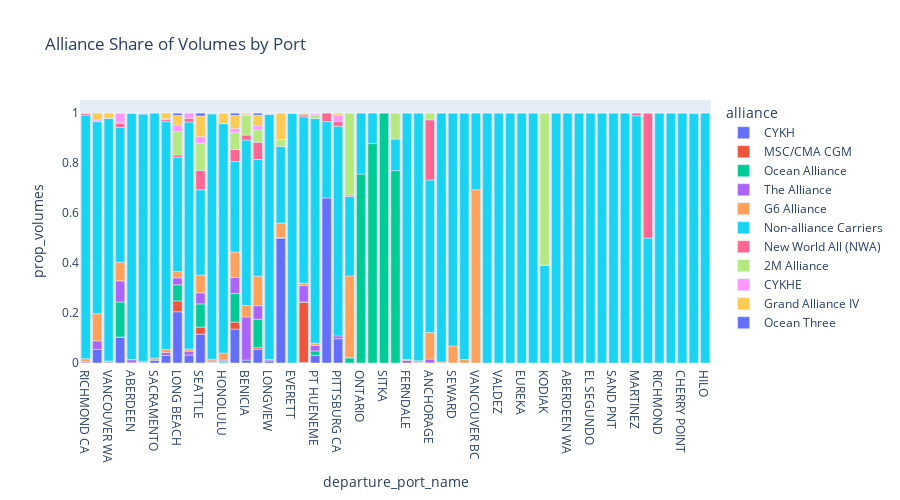

Here is the notebook cell this chart was saved with:
### Code cell
df = (
    exports_lf
    #group by alliance and port
    .group_by('alliance', 'departure_port_name')
    .agg(pl.col('teus').sum())
    .with_columns((pl.col('teus')/pl.col('teus').sum().over('departure_port_name')).alias('prop_volumes'))
    .collect()
)

px.bar(
    df, x='departure_port_name', y='prop_volumes',
    color='alliance',
    title='Alliance Share of Volumes by Port',
    width=900,
    height=500)

### Figure 1 — Plotly figure (JSON) as saved in the notebook; plotly's stock layout.template omitted (floating-point values rounded to 4 significant figures)
{"data": [{"alignmentgroup": "True", "hovertemplate": "alliance=CYKH<br>departure_port_name=%{x}<br>prop_volumes=%{y}<extra></extra>", "legendgroup": "CYKH", "marker": {"color": "#636efa", "pattern": {"shape": ""}}, "name": "CYKH", "offsetgroup": "CYKH", "orientation": "v", "showlegend": true, "textposition": "auto", "type": "bar", "x": ["RICHMOND CA", "COOS BAY", "VANCOUVER WA", "TACOMA", "ABERDEEN", "SAN DIEGO", "SACRAMENTO", "STOCKTON", "LONG BEACH", "OLYMPIA", "SEATTLE", "KALAMA", "HONOLULU", "OAKLAND", "BENICIA", "LOS ANGELES", "LONGVIEW", "PORTLAND OR", "EVERETT", "SAN FRANCISCO", "PT HUENEME", "REDWOOD CY", "PITTSBURG CA"], "xaxis": "x", "y": [0.0006353, 0.05442, 0.003678, 0.1041, 0.0009478, 0.0001682, 0.01108, 0.03024, 0.2051, 0.03193, 0.1154, 0.002873, 0.0005878, 0.1358, 0.01151, 0.05515, 0.007986, 0.5002, 0.0002758, 0.001962, 0.03082, 0.6604, 0.09726], "yaxis": "y"}, {"alignmentgroup": "True", "hovertemplate": "alliance=MSC/CMA CGM<br>departure_port_name=%{x}<br>prop_volumes=%{y}<extra></extra>", "legendgroup": "MSC/CMA CGM", "marker": {"color": "#EF553B", "pattern": {"shape": ""}}, "name": "MSC/CMA CGM", "offsetgroup": "MSC/CMA CGM", "orientation": "v", "showlegend": true, "textposition": "auto", "type": "bar", "x": ["SAN FRANCISCO", "HONOLULU", "LOS ANGELES", "KALAMA", "LONG BEACH", "OAKLAND", "SEATTLE", "TACOMA", "SAN DIEGO"], "xaxis": "x", "y": [0.2418, 0.000396, 0.006471, 0.0001326, 0.04354, 0.02795, 0.02822, 3.092e-05, 0.001146], "yaxis": "y"}, {"alignmentgroup": "True", "hovertemplate": "alliance=Ocean Alliance<br>departure_port_name=%{x}<br>prop_volumes=%{y}<extra></extra>", "legendgroup": "Ocean Alliance", "marker": {"color": "#00cc96", "pattern": {"shape": ""}}, "name": "Ocean Alliance", "offsetgroup": "Ocean Alliance", "orientation": "v", "showlegend": true, "textposition": "auto", "type": "bar", "x": ["DUTCH HARBOR", "ONTARIO", "SAN FRANCISCO", "PORT TOWNSEND", "LOS ANGELES", "SEATTLE", "OAKLAND", "SITKA", "TACOMA", "DUTCH HBR", "LONG BEACH", "KALAMA", "PT HUENEME", "HONOLULU", "PORTLAND OR", "SAN DIEGO"], "xaxis": "x", "y": [0.02015, 0.7562, 0.0004346, 0.8783, 0.1136, 0.09303, 0.1147, 1, 0.1399, 0.7701, 0.06441, 7.955e-05, 0.01741, 0.005671, 0.001224, 7.453e-05], "yaxis": "y"}, {"alignmentgroup": "True", "hovertemplate": "alliance=The Alliance<br>departure_port_name=%{x}<br>prop_volumes=%{y}<extra></extra>", "legendgroup": "The Alliance", "marker": {"color": "#ab63fa", "pattern": {"shape": ""}}, "name": "The Alliance", "offsetgroup": "The Alliance", "orientation": "v", "showlegend": true, "textposition": "auto", "type": "bar", "x": ["KALAMA", "OAKLAND", "VANCOUVER WA", "DUTCH HARBOR", "COOS BAY", "FERNDALE", "PORTLAND OR", "SAN DIEGO", "PITTSBURG CA", "SAN FRANCISCO", "ABERDEEN", "BENICIA", "OLYMPIA", "LOS ANGELES", "SEATTLE", "LONG BEACH", "HONOLULU", "LONGVIEW", "PT HUENEME", "STOCKTON", "TACOMA", "BELLINGHAM", "ANCHORAGE", "RICHMOND CA"], "xaxis": "x", "y": [0.004907, 0.06409, 0.004087, 0.003202, 0.03401, 0.01059, 0.0003163, 0.002597, 0.01122, 0.06539, 0.01198, 0.1727, 0.01533, 0.05419, 0.04404, 0.02766, 0.004963, 0.004634, 0.022, 0.0121, 0.08479, 0.002298, 0.01578, 0.004447], "yaxis": "y"}, {"alignmentgroup": "True", "hovertemplate": "alliance=G6 Alliance<br>departure_port_name=%{x}<br>prop_volumes=%{y}<extra></extra>", "legendgroup": "G6 Alliance", "marker": {"color": "#FFA15A", "pattern": {"shape": ""}}, "name": "G6 Alliance", "offsetgroup": "G6 Alliance", "orientation": "v", "showlegend": true, "textposition": "auto", "type": "bar", "x": ["KALAMA", "PORT ANGELES", "DUTCH HARBOR", "STOCKTON", "ABERDEEN", "BELLINGHAM", "FERNDALE", "SAN DIEGO", "LONG BEACH", "SAN FRANCISCO", "SEATTLE", "SEWARD", "COOS BAY", "LOS ANGELES", "OAKLAND", "TACOMA", "VANCOUVER WA", "HONOLULU", "ANCHORAGE", "PT HUENEME", "LONGVIEW", "RICHMOND CA", "EVERETT", "ASTORIA", "OLYMPIA", "SACRAMENTO", "BENICIA", "VANCOUVER BC", "PORTLAND OR"], "xaxis": "x", "y": [0.006942, 0.004082, 0.325, 0.0121, 0.001053, 0.006895, 0.003529, 0.002473, 0.02522, 0.01046, 0.07154, 0.06818, 0.1088, 0.1179, 0.1015, 0.07461, 0.0005449, 0.02827, 0.1065, 0.009508, 0.00138, 0.01207, 0.0001379, 0.01389, 0.00894, 0.008308, 0.04605, 0.6934, 0.05841], "yaxis": "y"}, {"alignmentgroup": "True", "hovertemplate": "alliance=Non-alliance Carriers<br>departure_port_name=%{x}<br>prop_volumes=%{y}<extra></extra>", "legendgroup": "Non-alliance Carriers", "marker": {"color": "#19d3f3", "pattern": {"shape": ""}}, "name": "Non-alliance Carriers", "offsetgroup": "Non-alliance Carriers", "orientation": "v", "showlegend": true, "textposition": "auto", "type": "bar", "x": ["ONTARIO", "ANCHORAGE", "CROCKETT", "VALDEZ", "NEWPORT OR", "SEATTLE", "EUREKA", "DUTCH HARBOR", "SEWARD", "ASTORIA", "PORT ANGELES", "AFOGNAK", "RICHMOND CA", "BELLINGHAM", "VANCOUVER BC", "OAKLAND", "PITTSBURG CA", "OLYMPIA", "LOS ANGELES", "SAN DIEGO", "KODIAK", "KETCHIKAN", "REDWOOD CY", "PT HUENEME", "SACRAMENTO", "LONG BEACH", "ABERDEEN WA", "NIKISKI", "STOCKTON", "ABERDEEN", "PORTLAND OR", "TACOMA", "EL SEGUNDO", "HONOLULU", "KAHULUI", "VANCOUVER WA", "SAND PNT", "WHITTIER", "SAN FRANCISCO", "FERNDALE", "MARTINEZ", "SELBY", "RICHMOND", "PITTSBURG", "LONGVIEW", "CHERRY POINT", "DUTCH HBR", "PORT TOWNSEND", "ANACORTES", "HILO", "COOS BAY", "EVERETT", "KALAMA", "BENICIA"], "xaxis": "x", "y": [0.2438, 0.6102, 1, 1, 1, 0.3413, 1, 0.3181, 0.9318, 0.9861, 0.9959, 1, 0.9752, 0.9908, 0.3066, 0.3628, 0.8391, 0.908, 0.4671, 0.9899, 0.3906, 1, 0.3057, 0.8997, 0.9806, 0.4573, 1, 1, 0.9113, 0.9854, 0.3071, 0.5395, 1, 0.9181, 1, 0.9708, 1, 1, 0.6655, 0.9859, 0.9897, 0.5, 1, 1, 0.9821, 1, 0.1263, 0.1217, 0.9983, 1, 0.7687, 0.9983, 0.9822, 0.6619], "yaxis": "y"}, {"alignmentgroup": "True", "hovertemplate": "alliance=New World All (NWA)<br>departure_port_name=%{x}<br>prop_volumes=%{y}<extra></extra>", "legendgroup": "New World All (NWA)", "marker": {"color": "#FF6692", "pattern": {"shape": ""}}, "name": "New World All (NWA)", "offsetgroup": "New World All (NWA)", "orientation": "v", "showlegend": true, "textposition": "auto", "type": "bar", "x": ["PORTLAND OR", "LOS ANGELES", "OLYMPIA", "PITTSBURG CA", "MARTINEZ", "ANCHORAGE", "LONGVIEW", "REDWOOD CY", "RICHMOND CA", "LONG BEACH", "OAKLAND", "TACOMA", "ABERDEEN", "KALAMA", "SAN FRANCISCO", "BENICIA", "ANACORTES", "KODIAK", "PT HUENEME", "SAN DIEGO", "SELBY", "HONOLULU", "STOCKTON", "SEATTLE", "DUTCH HARBOR"], "xaxis": "x", "y": [2.775e-05, 0.06894, 0.01533, 0.0187, 0.01031, 0.2408, 9.859e-05, 0.03396, 0.006989, 0.009345, 0.04773, 0.01782, 0.0006319, 0.0009575, 0.007847, 0.02015, 0.001662, 0.001346, 1.201e-05, 0.003252, 0.5, 0.001282, 0.008065, 0.07712, 0.005534], "yaxis": "y"}, {"alignmentgroup": "True", "hovertemplate": "alliance=2M Alliance<br>departure_port_name=%{x}<br>prop_volumes=%{y}<extra></extra>", "legendgroup": "2M Alliance", "marker": {"color": "#B6E880", "pattern": {"shape": ""}}, "name": "2M Alliance", "offsetgroup": "2M Alliance", "orientation": "v", "showlegend": true, "textposition": "auto", "type": "bar", "x": ["PORTLAND OR", "TACOMA", "DUTCH HBR", "DUTCH HARBOR", "ANCHORAGE", "LONG BEACH", "PT HUENEME", "HONOLULU", "LOS ANGELES", "KODIAK", "BENICIA", "OAKLAND", "SEATTLE"], "xaxis": "x", "y": [0.02707, 0.0003638, 0.1036, 0.328, 0.02674, 0.09379, 0.01387, 0.0003045, 0.05003, 0.6081, 0.07906, 0.06739, 0.1091], "yaxis": "y"}, {"alignmentgroup": "True", "hovertemplate": "alliance=CYKHE<br>departure_port_name=%{x}<br>prop_volumes=%{y}<extra></extra>", "legendgroup": "CYKHE", "marker": {"color": "#FF97FF", "pattern": {"shape": ""}}, "name": "CYKHE", "offsetgroup": "CYKHE", "orientation": "v", "showlegend": true, "textposition": "auto", "type": "bar", "x": ["PITTSBURG CA", "LOS ANGELES", "LONG BEACH", "KALAMA", "LONGVIEW", "RICHMOND CA", "TACOMA", "VANCOUVER WA", "SAN DIEGO", "OAKLAND", "PT HUENEME", "OLYMPIA", "COOS BAY", "SEATTLE", "PORTLAND OR", "STOCKTON", "BENICIA"], "xaxis": "x", "y": [0.02618, 0.0161, 0.02625, 0.001676, 0.002662, 0.0006353, 0.03882, 0.0008174, 0.0003668, 0.01724, 0.00566, 0.02043, 0.006803, 0.02595, 8.058e-05, 0.004032, 0.002878], "yaxis": "y"}, {"alignmentgroup": "True", "hovertemplate": "alliance=Grand Alliance IV<br>departure_port_name=%{x}<br>prop_volumes=%{y}<extra></extra>", "legendgroup": "Grand Alliance IV", "marker": {"color": "#FECB52", "pattern": {"shape": ""}}, "name": "Grand Alliance IV", "offsetgroup": "Grand Alliance IV", "orientation": "v", "showlegend": true, "textposition": "auto", "type": "bar", "x": ["SAN DIEGO", "LOS ANGELES", "VANCOUVER WA", "PORTLAND OR", "COOS BAY", "TACOMA", "SEATTLE", "SAN FRANCISCO", "EVERETT", "LONGVIEW", "BENICIA", "STOCKTON", "KALAMA", "PT HUENEME", "HONOLULU", "LONG BEACH", "OAKLAND", "PITTSBURG CA"], "xaxis": "x", "y": [5.607e-05, 0.04259, 0.02003, 0.1056, 0.02721, 3.421e-05, 0.0829, 0.006539, 0.001241, 0.001183, 0.005756, 0.02218, 0.0002394, 0.001009, 0.04043, 0.0385, 0.0522, 0.007481], "yaxis": "y"}, {"alignmentgroup": "True", "hovertemplate": "alliance=Ocean Three<br>departure_port_name=%{x}<br>prop_volumes=%{y}<extra></extra>", "legendgroup": "Ocean Three", "marker": {"color": "#636efa", "pattern": {"shape": ""}}, "name": "Ocean Three", "offsetgroup": "Ocean Three", "orientation": "v", "showlegend": true, "textposition": "auto", "type": "bar", "x": ["LONG BEACH", "LOS ANGELES", "HONOLULU", "OAKLAND", "SEATTLE"], "xaxis": "x", "y": [0.008899, 0.007908, 1.059e-05, 0.00867, 0.01138], "yaxis": "y"}], "layout": {"barmode": "relative", "height": 500, "legend": {"title": {"text": "alliance"}, "tracegroupgap": 0}, "title": {"text": "Alliance Share of Volumes by Port"}, "width": 900, "xaxis": {"anchor": "y", "domain": [0, 1], "title": {"text": "departure_port_name"}}, "yaxis": {"anchor": "x", "domain": [0, 1], "title": {"text": "prop_volumes"}}}}
